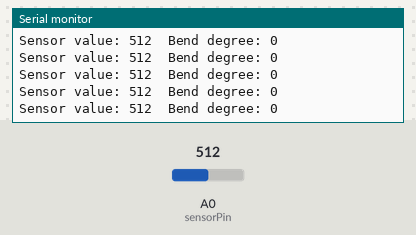
Bench run of a sketch on a simulated Arduino Uno, built with avr-gcc and run on an emulated ATmega328P. Parts: the last lines printed to the serial monitor. The test bench sets the inputs (shaded band); at power-on: A0 (sensorPin) = 512.

Above: at 1.2 s.
1.3 s: A0 (sensorPin) set to 716
At 1.31 s:
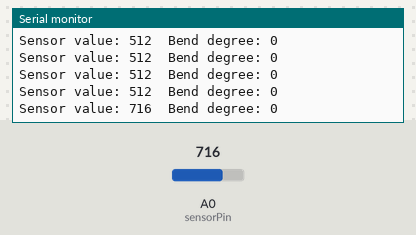
2.8 s: A0 (sensorPin) set to 900
At 2.82 s:
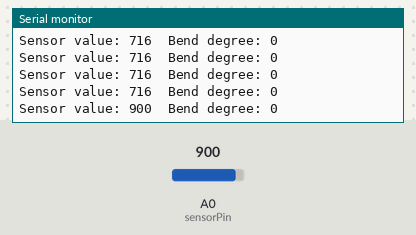
Timing chart, 0 to 5.8 s (numbered marks = the images above; inputs shaded):
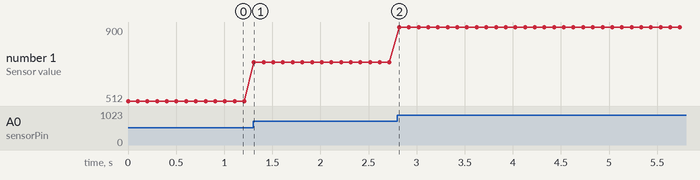

Measured:
- after the input at 1.3 s, the serial monitor: prints a new line at once (image 1)
- after the input at 2.8 s, the serial monitor: prints a new line at once (image 2)
- plotted number 1: 512 → 716 after the input at 1.3 s, 716 → 900 after the input at 2.8 s

The sketch:

FLEXUATION.ino
```cpp
#define sensorPin A0
const int minSensorValue = 1;
const int maxSensorValue = 150;
const int minDegree = 0;
const int maxDegree = 180;
const int degreeStep = 5;

int maxBendDegree = 0;

void setup() {
  Serial.begin(9600);

}

void loop() {
  int sensorValue = analogRead(sensorPin);

  float normalizedVoltage = constrain(sensorValue, minSensorValue, maxSensorValue) / (float)maxSensorValue;
  int bendDegree = map(normalizedVoltage * normalizedVoltage, 0, 1, minDegree, maxDegree);

 if (sensorValue < 40) {
    bendDegree = 0;
  } else if (sensorValue < 45) {
    bendDegree = 5;
  } else if (sensorValue < 50) {
    bendDegree = 10;
  } else if (sensorValue < 55) {
    bendDegree = 15;
  } else if (sensorValue < 60) {
    bendDegree = 20;
  } else if (sensorValue < 65) {
    bendDegree = 25;
  } else if (sensorValue < 70) {
    bendDegree = 30;
  } else if (sensorValue < 75) {
    bendDegree = 35;
  } else if (sensorValue < 80) {
    bendDegree = 40;
  } else if (sensorValue < 85) {
    bendDegree = 45;
  } else if (sensorValue < 90) {
    bendDegree = 50;
  } else if (sensorValue < 95) {
    bendDegree = 55;
  } else if (sensorValue < 100) {
    bendDegree = 60;
  } else if (sensorValue < 105) {
    bendDegree = 65;
  } else if (sensorValue < 110) {
    bendDegree = 70;
  } else if (sensorValue < 115) {
    bendDegree = 75;
  } else if (sensorValue < 120) {
    bendDegree = 80;
  } else if (sensorValue < 125) {
    bendDegree = 85;
  } else if (sensorValue < 130) {
    bendDegree = 90;
  } else if (sensorValue < 135) {
    bendDegree = 95;
  } else if (sensorValue < 140) {
    bendDegree = 100;
  } else if (sensorValue < 145) {
    bendDegree = 105;
  } else if (sensorValue < 150) {
    bendDegree = 110;
  } else if (sensorValue <= 150) {
    int numSteps = (sensorValue - 40) / degreeStep;
    bendDegree = numSteps * degreeStep;
  } else {
    bendDegree = 0;
  }

  if (bendDegree > maxBendDegree) {
    maxBendDegree = bendDegree;
  }

  Serial.print("Sensor value: ");
  Serial.print(sensorValue);
  Serial.print("  Bend degree: ");
  Serial.println(bendDegree);

  delay(100);
}

bool calibrateSensor() {
  return true;
}
```
